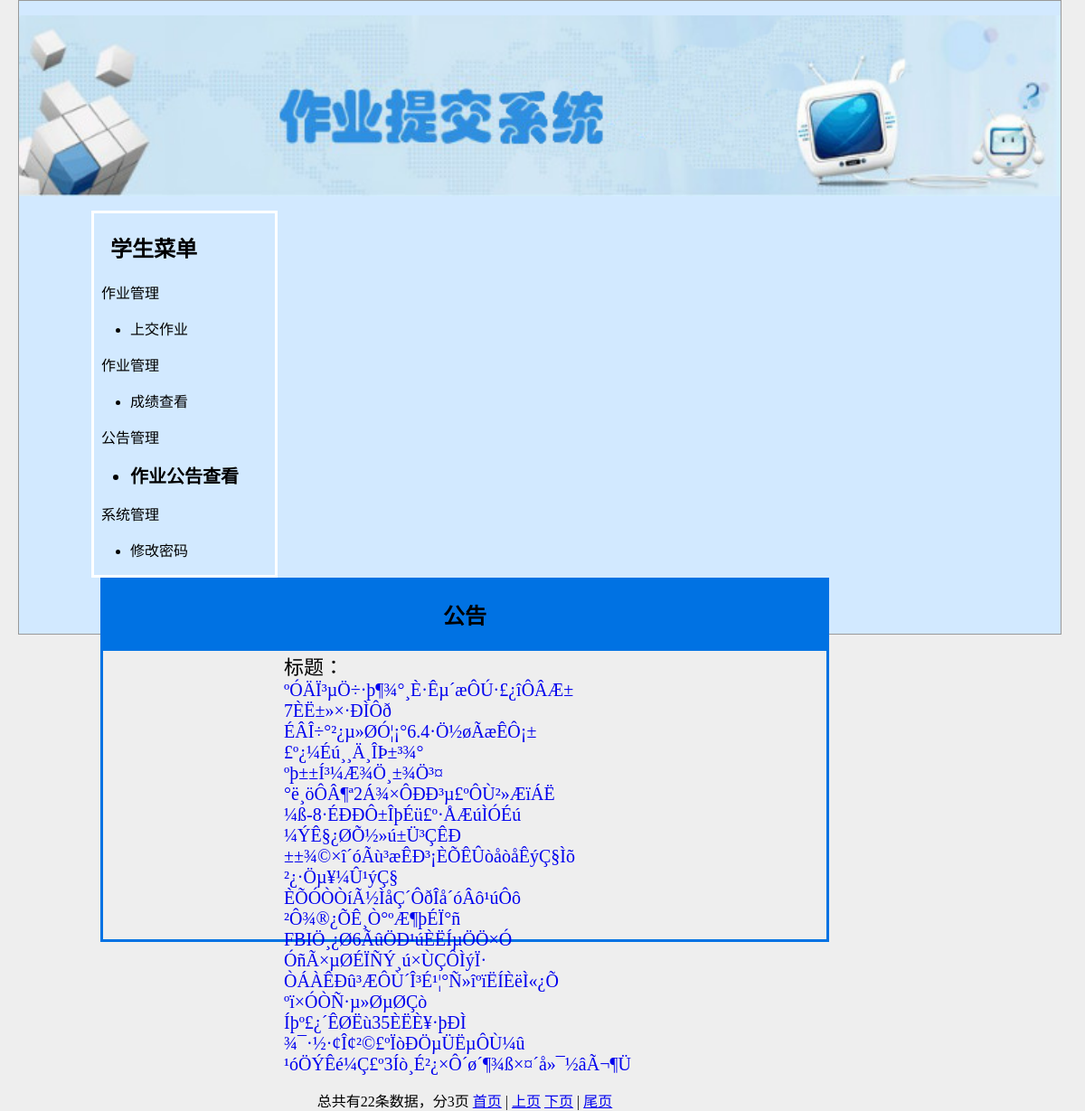
The page /phps/index.php?page=2 on the database its author committed.
### tables this page shows
CREATE TABLE `book` (
  `id` int(4) NOT NULL auto_increment,
  `name` varchar(100) NOT NULL,
  `content` longtext NOT NULL,
  PRIMARY KEY  (`id`)
);

### phps/index.php (the view, shortened to what this page needs)
<!DOCTYPE html PUBLIC "-//W3C//DTD XHTML 1.0 Transitional//EN" "http://www.w3.org/TR/xhtml1/DTD/xhtml1-transitional.dtd">
<html xmlns="http://www.w3.org/1999/xhtml">
<head>
<link rel="stylesheet" href="css/css.css" type="text/css" />
</head>
<body>
<div class="box3">
    <div>
	  <p align="center">  <img src="..\img\head.png" align="center" width="100%" height=200px></img></p>
    </div>
    <div class="box1">
     <h2>&nbsp;&nbsp;&nbsp;学生菜单</h2>
     &nbsp;&nbsp;作业管理
     <ul type="disc">
       <li><a href="../filesupload/index.php" STYLE='text-decoration:none;COLOR:black'>上交作业</a></li>
       </ul>
       &nbsp;&nbsp;作业管理
     <ul type="disc">
       <li><a href="../stu/mysqli_showlist.php" STYLE='text-decoration:none;COLOR:black'>成绩查看</a></li>
       </ul>
       &nbsp;&nbsp;公告管理
     <ul type="disc">
       <li class="zi1"><a href="./index.php" STYLE='text-decoration:none;COLOR:black'>作业公告查看</a></li>
       </ul>
     &nbsp;&nbsp;系统管理
     <ul type="disc">
       <li><a href="../upload/changepassword.php" STYLE='text-decoration:none;COLOR:black'>修改密码</a></li>
       </ul>
     <a href="../index.php" STYLE='text-decoration:none;COLOR:black'>&nbsp;&nbsp;退出系统</a>
    </div>
    <div class="box2" >
<table width=800px height=50px bgcolor="#0072E3">
      <tr><th><h2>公告</h2></th></tr>
    </table>
<table width="400" border="0" align="center" cellpadding="0" cellspacing="0" bordercolor="#CCCCCC" align="center">
  <tr>
    <td class="zi">标题：</td>
  </tr>
<?php
$sql="select * from book order by id";
$result=mysql_query($sql);
$num=mysql_num_rows($result);
$pagesize=10;
$page=@$_GET['page'];
$totalpage=ceil($num/$pagesize);
$begin=($page-1)*$pagesize;
$sql=$sql." limit $begin,$pagesize";
$result=mysql_query($sql);
while($row=mysql_fetch_array($result)){
?>
  <tr>
    <td><div class="liu"><a href="liuyan_detail.php?id=<?php echo $row['id'];?>"><?php echo $row['name'];?></a></div></td>
  </tr>
<?php }?>
</table>
<p>
<div class="xia">总共有<?php echo $num;?>条数据，分<?php echo $totalpage;?>页
<?php
if ($page==1) {
?>
首页 | 上页
<?php
}else {
?>
<a href="index.php?pag=1">首页</a> | <a href="index.php?page=<?php echo $page-1;?>">上页</a>
<?php }?>
<?php
if ($page==$totalpage) {
?>
下页 | 尾页
<?php
}else {
?>
<a href="index.php?page=<?php echo $page+1?>">下页</a> | <a href="index.php?page=<?php echo $totalpage;?>">尾页</a>
<?php }?>
</div>
</div>
</body>
</html>

### phps/css/css.css (style rules this page uses)
body { font:"΢���ź�"; margin:0px; font-size:16px; }
.liu a { text-decoration:none; font-size:20px; }
.xia { text-align:center; }

### phps/index.php (style rules this page uses)
body { background-color:#eee;margin:0;padding:0; }
.box3 { margin-left: 20px; background-color: #D2E9FF; width:96%; height:700px; border-bottom-width:1px; border-bottom-style: solid; border-bottom-color:#999; border-left-width: 1px; border-left-style: solid; border-left-color:#999; border-top-width:1px; border-top-style:solid; border-top-color:#999; border-right-width:1px; border-right-style: solid; border-right-color:#999; }
.box1 { margin-left: 80px; width:200px; height:400px; float: left; border-bottom-width:3px; border-bottom-style:solid; border-bottom-color:#FFF; border-left-width: 3px; border-left-style: solid; border-left-color:#FFF; border-top-width:3px; border-top-style: solid; border-top-color:#FFF; border-right-width:3px; border-right-style: solid; border-right-color:#FFF; }
.box2 { float:left; margin-left: 90px; width: 800px; height:400px; border-bottom-width:3px; border-bottom-style:solid; border-bottom-color:#0072E3; border-left-width:3px; border-left-style: solid; border-left-color:#0072E3; border-right-width:3px; border-right-style:solid; border-right-color:#0072E3; }
.zi { font-size:22px; }
.zi1 { font-weight: bold; font-size:20px; }

### rows shown on the page
book: name "ºÓÄÏ³µÖ÷·þ¶¾°¸È·Êµ´æÔÚ·£¿îÔÂÆ± 7ÈË±»×·ÐÌÔð"
book: name "ÉÂÎ÷°²¿µ»ØÓ¦¡°6.4·Ö½øÃæÊÔ¡±£º¿¼Éú¸¸Ä¸ÎÞ±³¾°"
book: name "ºþ±±Í³¼Æ¾Ö¸±¾Ö³¤°ë¸öÔÂ¶ª2Á¾×ÔÐÐ³µ£ºÔÙ²»ÆïÁË"
book: name "¼ß-8·ÉÐÐÔ±ÎþÉü£º·ÅÆúÌÓÉú ¼ÝÊ§¿ØÕ½»ú±Ü³ÇÊÐ"
book: name "±±¾©×î´óÃù³æÊÐ³¡ÈÕÊÛòåòåÊýÇ§Ìõ ²¿·Öµ¥¼Û¹ýÇ§"
book: name "ÈÕÓÒÒíÃ½ÌåÇ´ÔðÎå´óÂô¹úÔô ²Ô¾®¿ÕÊ¸Ò°ºÆ¶þÉÏ°ñ"
book: name "FBIÖ¸¿Ø6ÃûÖÐ¹úÈËÍµÖÖ×Ó ÓñÃ×µØÉÏÑÝ¸ú×ÙÇÔÌýÏ·"
book: name "ÒÁÀÊÐû³ÆÔÙ´Î³É¹¦°Ñ»îºïËÍÈëÌ«¿Õ ºï×ÓÒÑ·µ»ØµØÇò"
book: name "Íþº£¿´ÊØËù35ÈËÈ¥·þÐÌ ¾¯·½·¢Î¢²©£ºÏòÐÖµÜËµÔÙ¼û"
book: name "¹óÖÝÊé¼Ç£º3Íò¸É²¿×Ô´ø´¶¾ß×¤´å»¯½âÃ¬¶Ü"

### other values the page prints
$num "22"
$totalpage "3"
